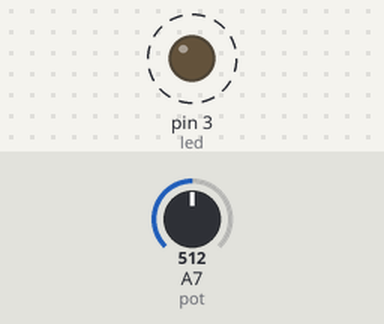
A sketch run on a simulated Arduino Nano, built with avr-gcc and run on an emulated ATmega328P. On the bench: output pins drawn as LEDs (lit = HIGH). Dashed ring = blinking. The test bench sets the inputs (shaded band); at power-on: A7 (pot) = 512.

Above: at 1.8 s.
1.9 s: A7 (pot) set to 0
At 2.5 s:
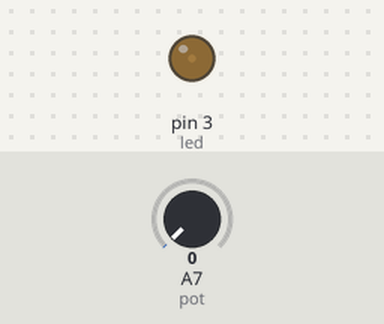
3.6 s: A7 (pot) set to 122
At 3.9 s:
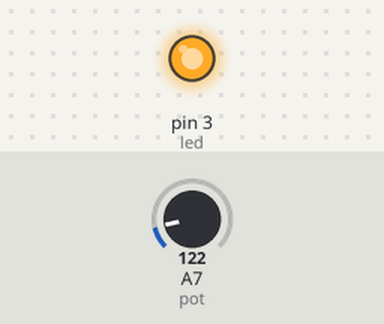
Timing chart, 0 to 13.1 s (numbered marks = the images above; inputs shaded):
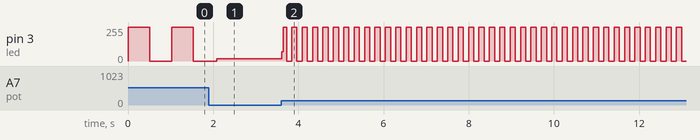

Measured:
- after the input at 3.6 s, pin 3 (led): 18/255 → 69/255 at once, then moves between 0/255 and 255/255, repeating every 0.24 s
- by itself, pin 3 (led): alternates 255/255 for 0.51 s and 0/255 for 0.51 s

The sketch:

potToDelay.ino
```cpp
const int pot = A7;
int potVal;
const int led = 3;

void setup() {
  // put your setup code here, to run once:
  pinMode(led, OUTPUT);
}

void loop() {
  // put your main code here, to run repeatedly:
  potVal = analogRead(pot);
  digitalWrite(led, HIGH);
  delay(potVal);
  digitalWrite(led, LOW);
  delay(potVal);
}
```
